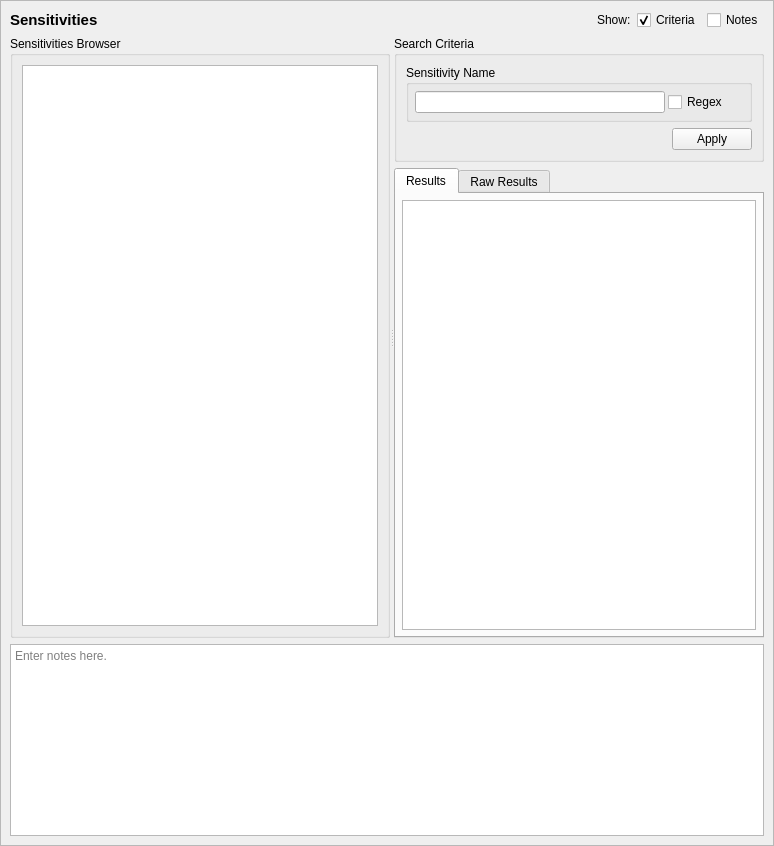
<?xml version="1.0" encoding="UTF-8"?>
<ui version="4.0">
 <class>SensitivityQueryTab_ui</class>
 <widget class="QScrollArea" name="SensitivityQueryTab_ui">
  <property name="geometry">
   <rect>
    <x>0</x>
    <y>0</y>
    <width>774</width>
    <height>846</height>
   </rect>
  </property>
  <property name="sizeAdjustPolicy">
   <enum>QAbstractScrollArea::AdjustToContents</enum>
  </property>
  <property name="widgetResizable">
   <bool>true</bool>
  </property>
  <widget class="QWidget" name="contents">
   <property name="geometry">
    <rect>
     <x>0</x>
     <y>0</y>
     <width>772</width>
     <height>844</height>
    </rect>
   </property>
   <property name="minimumSize">
    <size>
     <width>0</width>
     <height>0</height>
    </size>
   </property>
   <layout class="QGridLayout" name="gridLayout_3">
    <item row="0" column="0">
     <widget class="QLabel" name="label">
      <property name="sizePolicy">
       <sizepolicy hsizetype="Preferred" vsizetype="Fixed">
        <horstretch>0</horstretch>
        <verstretch>0</verstretch>
       </sizepolicy>
      </property>
      <property name="maximumSize">
       <size>
        <width>16777215</width>
        <height>20</height>
       </size>
      </property>
      <property name="font">
       <font>
        <pointsize>11</pointsize>
        <weight>75</weight>
        <bold>true</bold>
       </font>
      </property>
      <property name="text">
       <string>Sensitivities</string>
      </property>
     </widget>
    </item>
    <item row="3" column="0" colspan="5">
     <widget class="QTextEdit" name="notes">
      <property name="minimumSize">
       <size>
        <width>0</width>
        <height>80</height>
       </size>
      </property>
      <property name="toolTip">
       <string>Optionally enter notes here about the query.</string>
      </property>
      <property name="placeholderText">
       <string>Enter notes here.</string>
      </property>
     </widget>
    </item>
    <item row="0" column="1">
     <spacer name="horizontalSpacer">
      <property name="orientation">
       <enum>Qt::Horizontal</enum>
      </property>
      <property name="sizeHint" stdset="0">
       <size>
        <width>440</width>
        <height>20</height>
       </size>
      </property>
     </spacer>
    </item>
    <item row="0" column="2">
     <widget class="QLabel" name="label_2">
      <property name="text">
       <string>Show:</string>
      </property>
     </widget>
    </item>
    <item row="0" column="3">
     <widget class="QCheckBox" name="criteria_expander">
      <property name="toolTip">
       <string>Show or hide the search criteria (no settings are lost)</string>
      </property>
      <property name="text">
       <string>Criteria</string>
      </property>
      <property name="checked">
       <bool>true</bool>
      </property>
     </widget>
    </item>
    <item row="0" column="4">
     <widget class="QCheckBox" name="notes_expander">
      <property name="toolTip">
       <string>Show or hide the notes field (no data is lost)</string>
      </property>
      <property name="text">
       <string>Notes</string>
      </property>
     </widget>
    </item>
    <item row="1" column="0" rowspan="2" colspan="5">
     <widget class="QSplitter" name="splitter">
      <property name="sizePolicy">
       <sizepolicy hsizetype="Expanding" vsizetype="Preferred">
        <horstretch>0</horstretch>
        <verstretch>1</verstretch>
       </sizepolicy>
      </property>
      <property name="orientation">
       <enum>Qt::Horizontal</enum>
      </property>
      <widget class="QGroupBox" name="browser_groupBox">
       <property name="title">
        <string>Sensitivities Browser</string>
       </property>
       <layout class="QGridLayout" name="gridLayout">
        <item row="0" column="0">
         <widget class="GetDetailsListView" name="sens"/>
        </item>
       </layout>
      </widget>
      <widget class="QWidget" name="verticalLayoutWidget">
       <layout class="QVBoxLayout" name="verticalLayout">
        <item>
         <widget class="QGroupBox" name="criteria_frame">
          <property name="sizePolicy">
           <sizepolicy hsizetype="Preferred" vsizetype="Preferred">
            <horstretch>0</horstretch>
            <verstretch>0</verstretch>
           </sizepolicy>
          </property>
          <property name="maximumSize">
           <size>
            <width>16777215</width>
            <height>16777215</height>
           </size>
          </property>
          <property name="title">
           <string>Search Criteria</string>
          </property>
          <layout class="QGridLayout" name="gridLayout_2">
           <item row="1" column="1">
            <widget class="QDialogButtonBox" name="buttonBox">
             <property name="standardButtons">
              <set>QDialogButtonBox::Apply</set>
             </property>
            </widget>
           </item>
           <item row="0" column="0" colspan="2">
            <widget class="QGroupBox" name="name_criteria">
             <property name="maximumSize">
              <size>
               <width>16777215</width>
               <height>120</height>
              </size>
             </property>
             <property name="title">
              <string>Sensitivity Name</string>
             </property>
             <layout class="QGridLayout" name="gridLayout_8">
              <property name="leftMargin">
               <number>6</number>
              </property>
              <property name="topMargin">
               <number>6</number>
              </property>
              <property name="rightMargin">
               <number>6</number>
              </property>
              <property name="bottomMargin">
               <number>6</number>
              </property>
              <property name="spacing">
               <number>3</number>
              </property>
              <item row="0" column="1">
               <widget class="QLineEdit" name="name">
                <property name="sizePolicy">
                 <sizepolicy hsizetype="Expanding" vsizetype="Fixed">
                  <horstretch>0</horstretch>
                  <verstretch>0</verstretch>
                 </sizepolicy>
                </property>
                <property name="minimumSize">
                 <size>
                  <width>150</width>
                  <height>20</height>
                 </size>
                </property>
                <property name="maximumSize">
                 <size>
                  <width>250</width>
                  <height>16777215</height>
                 </size>
                </property>
               </widget>
              </item>
              <item row="0" column="2">
               <widget class="QCheckBox" name="name_regex">
                <property name="toolTip">
                 <string>Use regular expressions to match the type's name.</string>
                </property>
                <property name="text">
                 <string>Regex</string>
                </property>
               </widget>
              </item>
             </layout>
            </widget>
           </item>
          </layout>
         </widget>
        </item>
        <item>
         <widget class="QTabWidget" name="results_frame">
          <property name="sizePolicy">
           <sizepolicy hsizetype="Preferred" vsizetype="MinimumExpanding">
            <horstretch>0</horstretch>
            <verstretch>1</verstretch>
           </sizepolicy>
          </property>
          <property name="currentIndex">
           <number>0</number>
          </property>
          <widget class="QWidget" name="table_page">
           <property name="sizePolicy">
            <sizepolicy hsizetype="Preferred" vsizetype="MinimumExpanding">
             <horstretch>0</horstretch>
             <verstretch>0</verstretch>
            </sizepolicy>
           </property>
           <attribute name="title">
            <string>Results</string>
           </attribute>
           <layout class="QVBoxLayout" name="verticalLayout_3">
            <property name="leftMargin">
             <number>6</number>
            </property>
            <property name="topMargin">
             <number>6</number>
            </property>
            <property name="rightMargin">
             <number>6</number>
            </property>
            <property name="bottomMargin">
             <number>6</number>
            </property>
            <item>
             <widget class="QTableView" name="table_results">
              <property name="sizePolicy">
               <sizepolicy hsizetype="Expanding" vsizetype="MinimumExpanding">
                <horstretch>0</horstretch>
                <verstretch>0</verstretch>
               </sizepolicy>
              </property>
              <property name="sizeAdjustPolicy">
               <enum>QAbstractScrollArea::AdjustIgnored</enum>
              </property>
              <property name="alternatingRowColors">
               <bool>true</bool>
              </property>
              <property name="sortingEnabled">
               <bool>true</bool>
              </property>
             </widget>
            </item>
           </layout>
          </widget>
          <widget class="QWidget" name="raw_page">
           <property name="sizePolicy">
            <sizepolicy hsizetype="Preferred" vsizetype="MinimumExpanding">
             <horstretch>0</horstretch>
             <verstretch>0</verstretch>
            </sizepolicy>
           </property>
           <attribute name="title">
            <string>Raw Results</string>
           </attribute>
           <layout class="QVBoxLayout" name="verticalLayout_2">
            <property name="leftMargin">
             <number>6</number>
            </property>
            <property name="topMargin">
             <number>6</number>
            </property>
            <property name="rightMargin">
             <number>6</number>
            </property>
            <property name="bottomMargin">
             <number>6</number>
            </property>
            <item>
             <widget class="QPlainTextEdit" name="raw_results">
              <property name="sizePolicy">
               <sizepolicy hsizetype="Expanding" vsizetype="MinimumExpanding">
                <horstretch>0</horstretch>
                <verstretch>0</verstretch>
               </sizepolicy>
              </property>
              <property name="minimumSize">
               <size>
                <width>0</width>
                <height>0</height>
               </size>
              </property>
              <property name="font">
               <font>
                <family>Monospace</family>
               </font>
              </property>
              <property name="documentTitle">
               <string/>
              </property>
              <property name="lineWrapMode">
               <enum>QPlainTextEdit::NoWrap</enum>
              </property>
              <property name="readOnly">
               <bool>true</bool>
              </property>
             </widget>
            </item>
           </layout>
          </widget>
         </widget>
        </item>
       </layout>
      </widget>
     </widget>
    </item>
   </layout>
   <zorder>splitter</zorder>
   <zorder>notes</zorder>
   <zorder>label</zorder>
   <zorder>label_2</zorder>
   <zorder>horizontalSpacer</zorder>
   <zorder>criteria_expander</zorder>
   <zorder>notes_expander</zorder>
  </widget>
 </widget>
 <customwidgets>
  <customwidget>
   <class>GetDetailsListView</class>
   <extends>QListView</extends>
   <header>setoolsgui/getdetailslist.h</header>
  </customwidget>
 </customwidgets>
 <tabstops>
  <tabstop>criteria_expander</tabstop>
  <tabstop>notes_expander</tabstop>
  <tabstop>sens</tabstop>
  <tabstop>name</tabstop>
  <tabstop>name_regex</tabstop>
  <tabstop>results_frame</tabstop>
  <tabstop>table_results</tabstop>
  <tabstop>raw_results</tabstop>
  <tabstop>notes</tabstop>
 </tabstops>
 <resources/>
 <connections>
  <connection>
   <sender>notes_expander</sender>
   <signal>toggled(bool)</signal>
   <receiver>notes</receiver>
   <slot>setVisible(bool)</slot>
   <hints>
    <hint type="sourcelabel">
     <x>732</x>
     <y>20</y>
    </hint>
    <hint type="destinationlabel">
     <x>386</x>
     <y>754</y>
    </hint>
   </hints>
  </connection>
  <connection>
   <sender>criteria_expander</sender>
   <signal>toggled(bool)</signal>
   <receiver>criteria_frame</receiver>
   <slot>setVisible(bool)</slot>
   <hints>
    <hint type="sourcelabel">
     <x>583</x>
     <y>20</y>
    </hint>
    <hint type="destinationlabel">
     <x>496</x>
     <y>226</y>
    </hint>
   </hints>
  </connection>
 </connections>
</ui>
